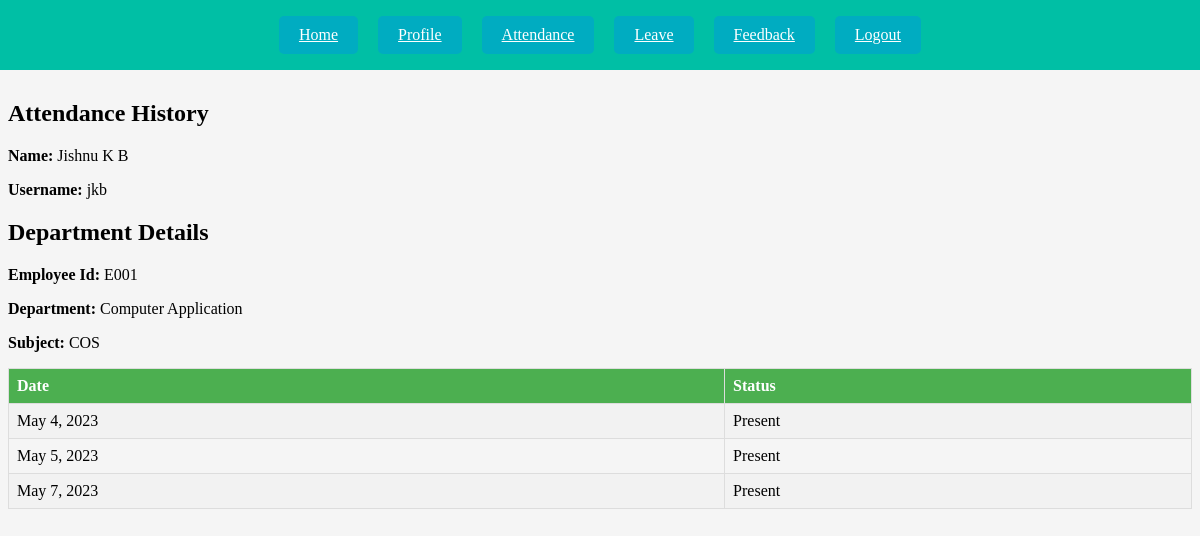
Page /view_attendance/ (signed in) on the earlier database version.
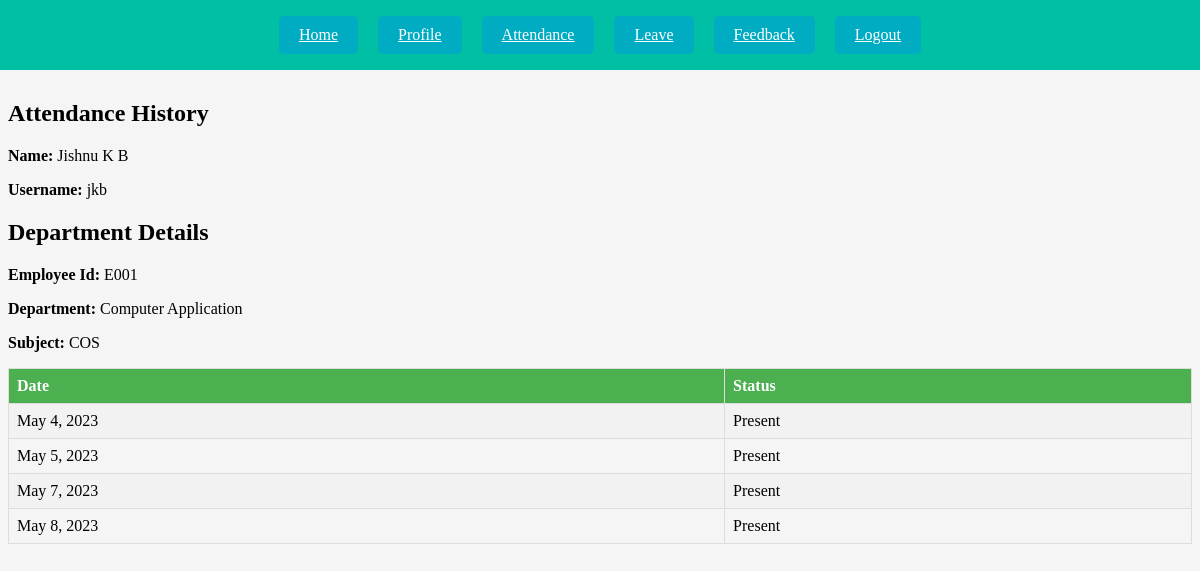
Same page on the later database version.
### faculty_app/models.py (models this page shows)
class Attendance(models.Model):
    user = models.ForeignKey(User, on_delete=models.CASCADE)
    mark_date = models.DateField()
    mark_time = models.TimeField(default=datetime.time(0, 0))
    status = models.BooleanField(default=False)

### faculty_app/views.py (the view)
# urls.py: path('view_attendance/',views.view_attendance, name='view_attendance'),
def view_attendance(request):
    faculty = Faculty.objects.get(user=request.user)
    attendances = Attendance.objects.filter(user=request.user)
    return render(request, 'attendance/view_attendance.html', {'attendances': attendances, 'faculty':faculty})

### faculty_app/templates/attendance/view_attendance.html (shortened to what this page needs)
{% extends 'base.html' %}
{% block content %}
<br>
<br>
<br>
<br>
{% load static %}
<link rel="stylesheet" href="{% static 'css/attendance.css' %}">
<h2>Attendance History</h2>
{% if faculty %}
<p><strong>Name:</strong> {{ user.first_name }} {{ user.last_name }}</p>
<p><strong>Username:</strong> {{ user.username }}</p>
<h2>Department Details</h2>
<p><strong>Employee Id:</strong> {{ faculty.emp_id }}</p>
<p><strong>Department:</strong> {{ faculty.get_department_display }} </p>
<p><strong>Subject:</strong> {{ faculty.get_subject_display }}</p>
<table class="attendance-table">
  <tr>
    <th>Date</th>
    <th>Status</th>
  </tr>
  {% for attendance in attendances %}
  <tr>
    <td>{{ attendance.mark_date }}</td>
    <td>{% if attendance.status %}Present{% else %}Absent{% endif %}</td>
  </tr>
  {% endfor %}
</table>
{% else %}
<p>No attendance records found.</p>
{% endif %}
{% endblock %}

Differences in the rows shown:
added Attendance: mark_date "May 8, 2023", status "Present"
